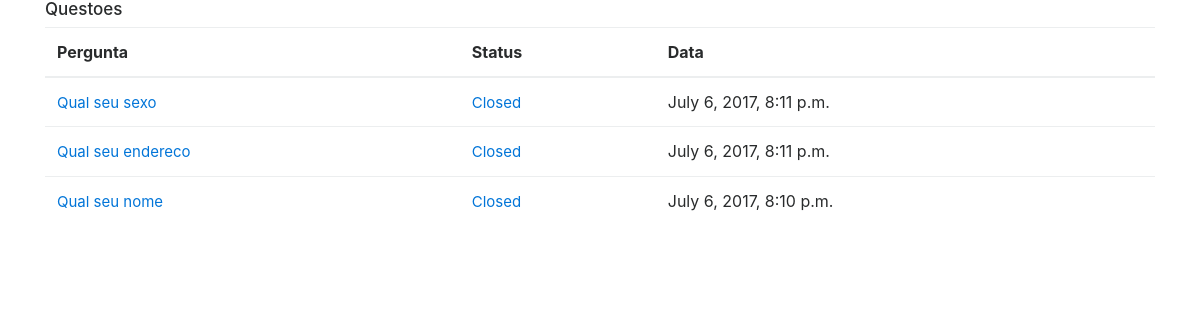
The app's page /pools/, older data.
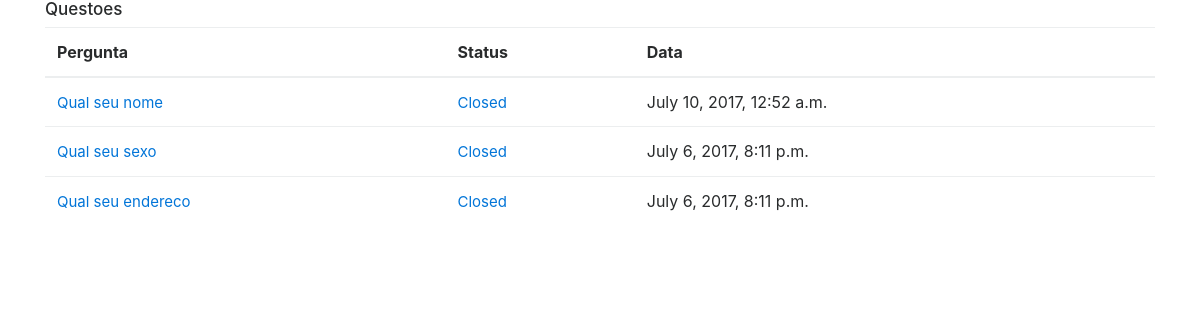
The same page, newer data.
### pools/models.py (models this page shows, shortened)
class Question(models.Model):
    question_text = models.CharField(max_length=200)
    closed = models.BooleanField(default=False)
    pub_date = models.DateTimeField(auto_now=True)

### pools/views.py (the view)
def index(request):
    questions = Question.objects.all().order_by('-pub_date')
    template_name = 'index.html'
    context = {
        'questions': questions
    }
    return render(request, template_name, context)

### templates/index.html
{% extends "base.html" %}
{% load static %}
{% block content %}
<div class="container">
  <h2>Questoes</h2>
  <table class="table table-hover">
    <thead>
      <tr>
        <th>Pergunta</th>
        <th>Status</th>
        <th>Data</th>
      </tr>
    </thead>
    <tbody>
        {% for question in questions %}
            <tr>
                <td><a href="{% url 'pools:question' question.id %}">{{ question.question_text }}</a></td>
                <td>{% if question.closed %}<a href="{% url 'pools:result' question.id %}">Closed</a>{% else %}Open{% endif %}
                </td>
                <td>{{ question.pub_date }}</td>
            </tr>
        {% endfor %}
    </tbody>
  </table>
</div>
{% endblock %}

### templates/base.html (shortened to what this page needs)
<!DOCTYPE html>
{% load static %}
<html lang="en">
<head>
  <link rel="stylesheet" href="{% static 'css/bootstrap.min.css' %}">
  <link rel="stylesheet" href="{% static 'css/style.css' %}">
</head>
<body>
    {% block content %}{% endblock %}
</body>
</html>

### pools/static/css/style.css (style rules this page uses)
* { -webkit-box-sizing: border-box; -moz-box-sizing: border-box; box-sizing: border-box; }
h2 { font-size: 17px; }
a { text-decoration: none; font-size: 15px; }

Row changes from the older to the newer data that the page shows:
changed Question "Qual seu nome": pub_date "July 6, 2017, 8:10 p.m." → "July 10, 2017, 12:52 a.m."; moves up the list
